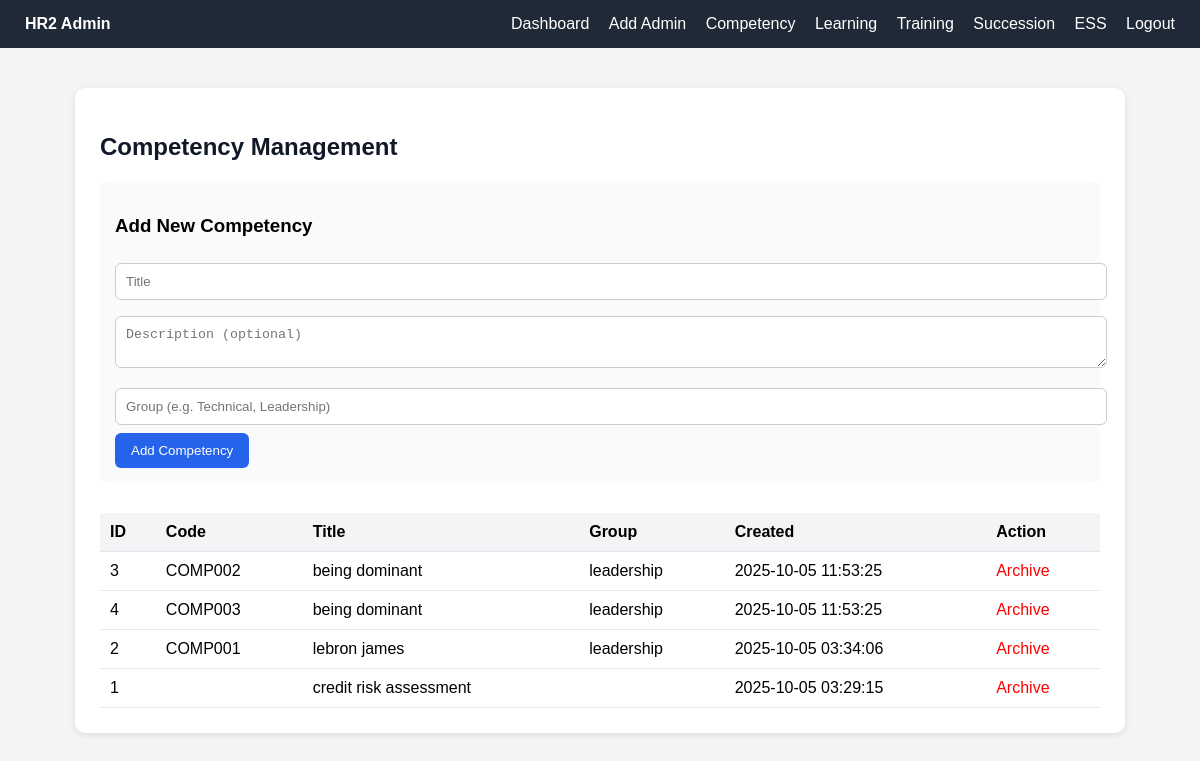
The page /modules/hr2/admin/competency.php (signed in) on the database as committed earlier.
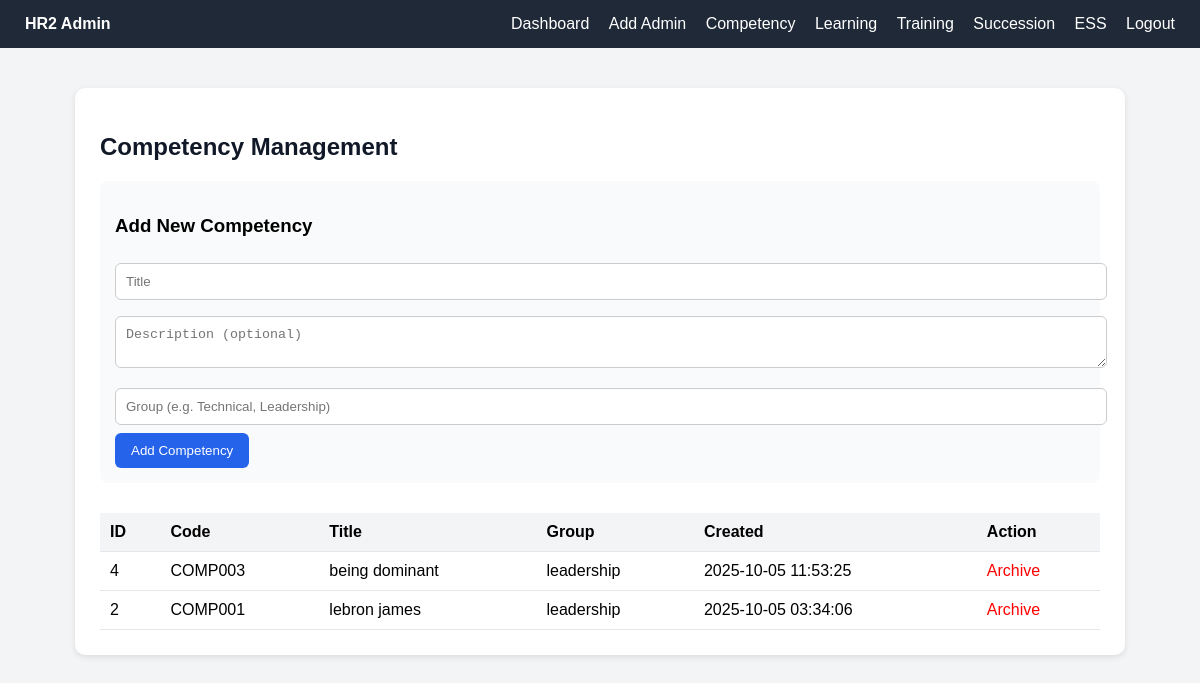
The same page on the database as committed later.
### tables this page shows
CREATE TABLE `competencies` (
  `id` int(11) NOT NULL,
  `code` varchar(50) NOT NULL,
  `title` varchar(100) DEFAULT NULL,
  `description` text DEFAULT NULL,
  `competency_group` varchar(100) DEFAULT NULL,
  `created_at` timestamp NOT NULL DEFAULT current_timestamp() ON UPDATE current_timestamp()
);

### modules/hr2/admin/competency.php (the view, shortened to what this page needs)
<?php
include('../../../config/database.php');
$result = $conn->query("SELECT * FROM competencies ORDER BY created_at DESC");
$competencies = $result ? $result->fetch_all(MYSQLI_ASSOC) : [];
?>
<!DOCTYPE html>
<html lang="en">
<head>
</head>
<body>
<div class="navbar">
    <div><strong>HR2 Admin</strong></div>
    <div>
        <a href="dashboard.php">Dashboard</a>
        <a href="admin_register.php">Add Admin</a>
        <a href="competency.php">Competency</a>
        <a href="learning.php">Learning</a>
        <a href="training.php">Training</a>
        <a href="succession.php">Succession</a>
        <a href="ess.php">ESS</a>
        <a href="logout.php">Logout</a>
    </div>
</div>
<div class="container">
    <h2>Competency Management</h2>
    <form method="POST">
        <h3>Add New Competency</h3>
        <input type="text" name="title" placeholder="Title" required>
        <textarea name="description" placeholder="Description (optional)"></textarea>
        <input type="text" name="competency_group" placeholder="Group (e.g. Technical, Leadership)">
        <button type="submit" name="add_competency">Add Competency</button>
    </form>
    <table>
        <thead>
            <tr>
                <th>ID</th>
                <th>Code</th>
                <th>Title</th>
                <th>Group</th>
                <th>Created</th>
                <th>Action</th>
            </tr>
        </thead>
        <tbody>
            <?php if (count($competencies) > 0): ?>
                <?php foreach ($competencies as $c): ?>
                    <tr>
                        <td><?= htmlspecialchars($c['id']) ?></td>
                        <td><?= htmlspecialchars($c['code']) ?></td>
                        <td><?= htmlspecialchars($c['title']) ?></td>
                        <td><?= htmlspecialchars($c['competency_group']) ?></td>
                        <td><?= htmlspecialchars($c['created_at']) ?></td>
                        <td><a href="?delete=<?= $c['id'] ?>" class="btn-del" onclick="return confirm('Archive this competency?')">Archive</a></td>
                    </tr>
                <?php endforeach; ?>
            <?php else: ?>
                <tr><td colspan="6" style="text-align:center;">No competencies found.</td></tr>
            <?php endif; ?>
        </tbody>
    </table>
</div>
</body>
</html>

Rows that differ between the two databases and show on the page:
removed competencies: id "3", code "COMP002", title "being dominant", competency_group "leadership", created_at "2025-10-05 11:53:25"
removed competencies: id "1", title "credit risk assessment", created_at "2025-10-05 03:29:15"
